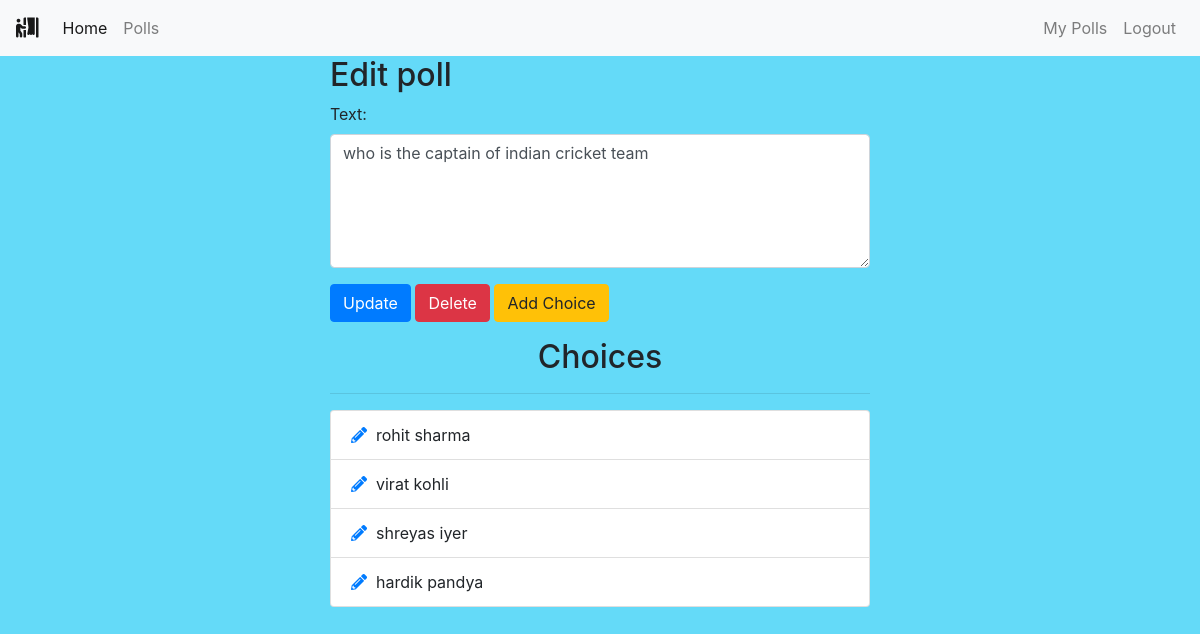
/polls/edit/2/ (signed in), run on the app's committed database.
### polls/models.py (models this page shows, shortened)
class Poll(models.Model):
    owner = models.ForeignKey(User, on_delete=models.CASCADE)
    text = models.TextField()
    pub_date = models.DateTimeField(default=timezone.now)
    active = models.BooleanField(default=True)
    id = models.BigAutoField(primary_key=True)

class Choice(models.Model):
    poll = models.ForeignKey(Poll, on_delete=models.CASCADE)
    choice_text = models.CharField(max_length=255)
    id = models.BigAutoField(primary_key=True)

### polls/views.py (the view)
# urls.py: path('edit/<int:poll_id>/', views.polls_edit, name='edit'),
@login_required
def polls_edit(request, poll_id):
    poll = get_object_or_404(Poll, pk=poll_id)
    if request.user != poll.owner:
        return redirect('home')
    if request.method == 'POST':
        form = EditPollForm(request.POST, instance=poll)
        if form.is_valid:
            form.save()
            messages.success(request, "Poll Updated successfully.",
                             extra_tags='alert alert-success alert-dismissible fade show')
            return redirect("polls:list")
    else:
        form = EditPollForm(instance=poll)
    return render(request, "polls/poll_edit.html", {'form': form, 'poll': poll})

### polls/forms.py
class EditPollForm(forms.ModelForm):
    class Meta:
        model = Poll
        fields = ['text', ]
        widgets = {
            'text': forms.Textarea(attrs={'class': 'form-control', 'rows': 5, 'cols': 20}),
        }

### polls/templates/polls/poll_edit.html (shortened to what this page needs)
{% extends 'base.html' %}
{% block content %}
<div class="container">
    <div class="row center">
        <div class="col-md-6 offset-md-3">
            <h2>Edit poll</h2>
            <form action="" method="POST">
                {% for field in form %}
                <div class="form-group">
                    {{ field.label_tag }}
                    {{ field }}
                </div>
                {% endfor %}
                <button type="submit" class="btn btn-primary">Update</button>
                <a class="btn btn-danger" href="{% url 'polls:delete_poll' poll.id %}" role="button" onclick="return confirm('Are you sure?')">Delete</a>
                <a class="btn btn-warning" href="{% url 'polls:add_choice' poll.id %}" role="button">Add Choice</a>
            </form>
            <div class="choices">
                <h2 class="text-center mt-3">Choices</h2>
                <hr>
                <ul class="list-group">
                    {% for choice in poll.choice_set.all %}
                    <li class="list-group-item"><a href="{% url 'polls:choice_edit' choice.id %}"><i class="fas fa-pencil-alt"></i></a>&nbsp
                        {{ choice.choice_text }}</li>
                    {% endfor %}
                </ul>
            </div>
        </div>
    </div>
</div>
{% endblock %}

### polls/templates/polls/poll_edit.html (style rules this page uses)
body { background-color:rgba(7, 197, 244, 0.625); }

### data on the page
Poll: form "who is the captain of indian cricket team"
Choice: choice_text "rohit sharma"
Choice: choice_text "virat kohli"
Choice: choice_text "shreyas iyer"
Choice: choice_text "hardik pandya"

### other printed values
{{ field.label_tag }} "Text:"
